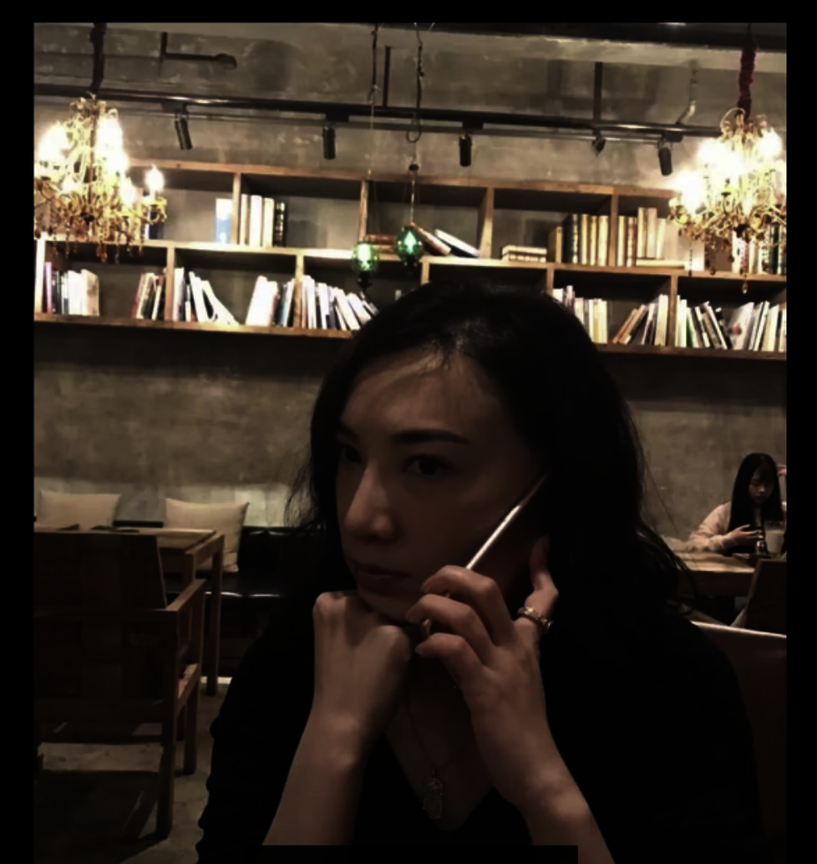
%> input picture different-filtting-compare/yunannan.png, 817 x 864 px, shrunk from 978 x 1034 before the run
$ octave ruihualvbo3.m   (GNU Octave 9; MATLAB toolbox functions it lacks are replaced by stand-ins)
%> lines starting %> are read from the running program, lines starting %| are printed output that depends on the picture
%% Read in image
I = imread('yunannan.png');
%> I is the input picture: size 864x817x3 uint8; mean R, G, B 54.4, 45, 35.5
% yunannan.png
% xiaoguan.png
% tangrenjie.png
% shilichongxiao.png
% guniang.png

%% Convert to grayscale image
Igray = rgb2gray(I);
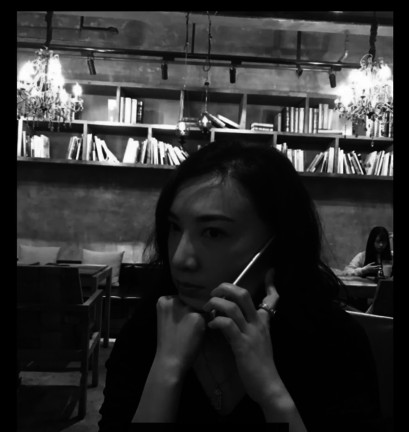
%> Igray: size 864x817 uint8 (shown at 1/2 size); min 0, max 255, mean 46.7

%% Options
% Lapacian gradient
lapw1 = [0 -1 0;-1 4 -1;0 -1 0];
Lap1 = imfilter(Igray, lapw1,'corr','replicate');
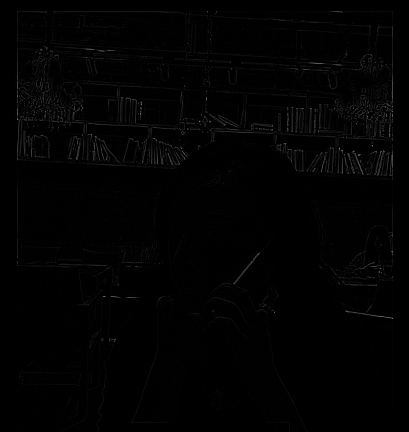
%> Lap1: size 864x817 uint8 (shown at 1/2 size); min 0, max 218, mean 2.1
lapw2 = [-1 -1 -1;-1 8 -1 ;-1 -1 -1];
Lap2 = imfilter(Igray, lapw2,'corr','replicate');
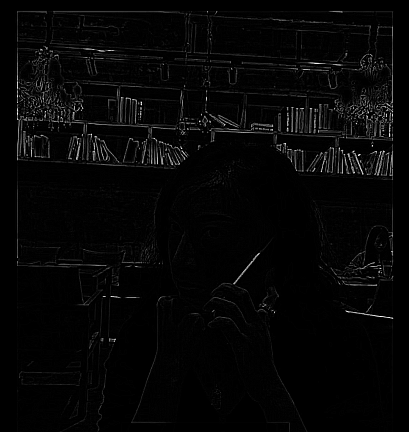
%> Lap2: size 864x817 uint8 (shown at 1/2 size); min 0, max 255, mean 5.9
lapw3 = [1 4 1;4 -20 4;1 4 1];
Lap3 = imfilter(Igray, lapw3,'corr','replicate');
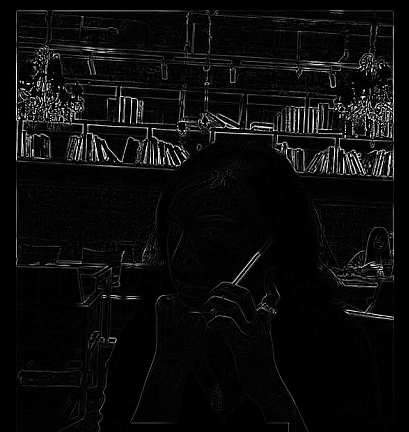
%> Lap3: size 864x817 uint8 (shown at 1/2 size); min 0, max 255, mean 11.7
% Log gradient
h_log = fspecial('log',5,0.5);
I_log = imfilter(Igray,h_log,'corr','replicate');
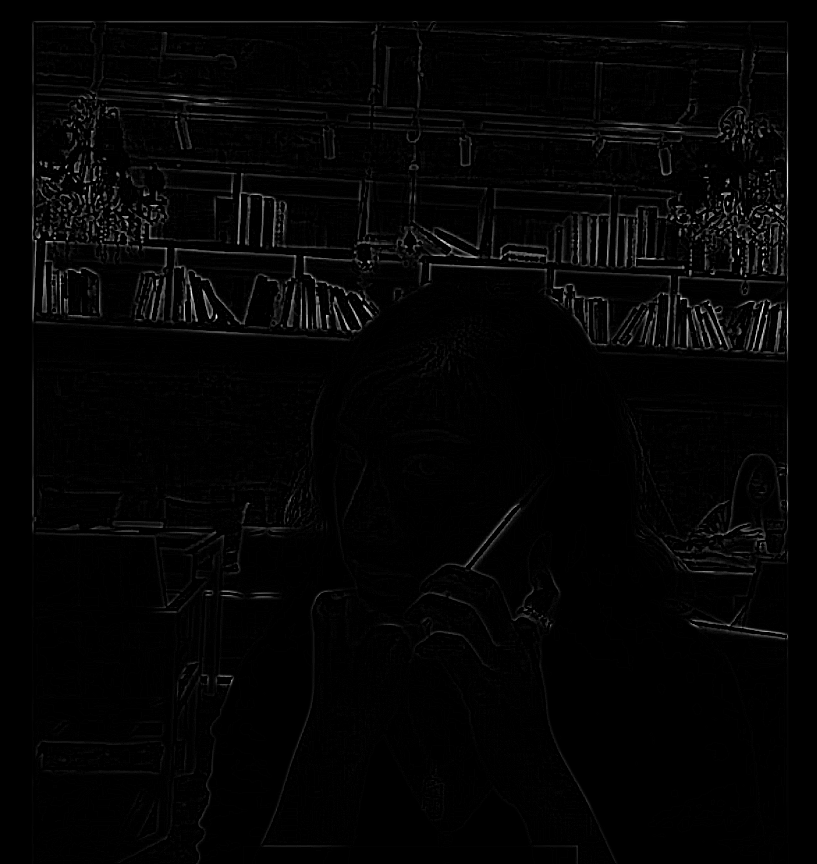
%> I_log: size 864x817 uint8; min 0, max 255, mean 4.2
h_log2 = fspecial('log',5,2);
I_log2 = imfilter(Igray,h_log2,'corr','replicate');

%% Display the image
subplot(2,2,1);
imshow(Igray);
    title('Grayscale Image');
subplot(2,2,2);
imshow(abs(Lap1),[]);
    title('Lapacian ');
    xlabel('[1 4 1;4 -20 4;1 4 1]');
subplot(2,2,3);
imshow(uint8(abs(I_log)),[]),title('LoG');
    xlabel('log,5,0.5');
subplot(2,2,4);
imshow(uint8(abs(I_log2)),[]),title('LoG2');
    xlabel('log,5,2');

$ run again, with median-filtting/tangrenjie.png copied over different-filtting-compare/yunannan.png
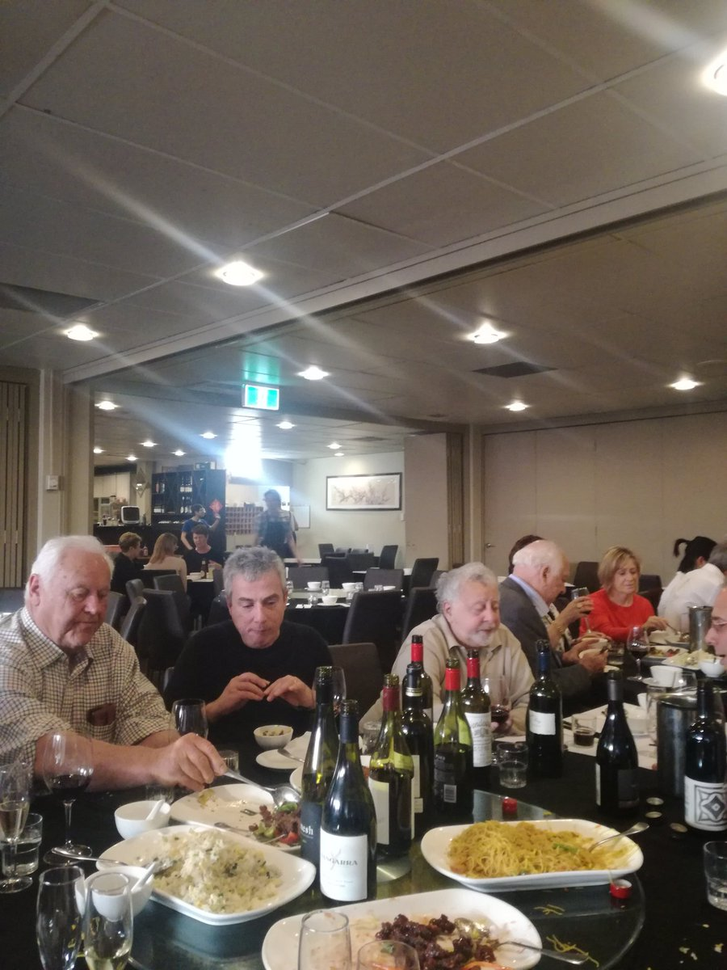
%> input picture median-filtting/tangrenjie.png, 727 x 970 px, shrunk from 900 x 1200 before the run
%> I is the input picture: size 970x727x3 uint8; mean R, G, B 107.4, 97.7, 88.2
%> `Lap3 = imfilter(Igray, lapw3,'corr','replicate');`:
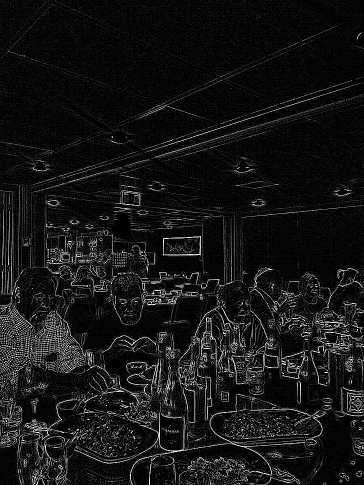
%> Lap3: size 970x727 uint8 (shown at 1/2 size); min 0, max 255, mean 21.5
%> `I_log = imfilter(Igray,h_log,'corr','replicate');`:
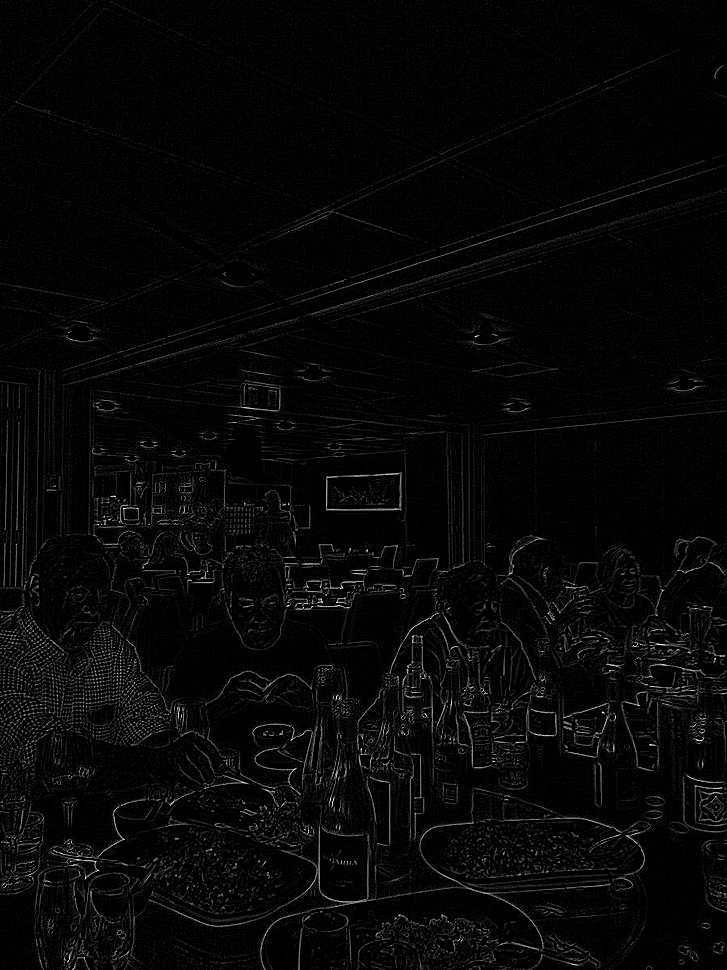
%> I_log: size 970x727 uint8; min 0, max 255, mean 7.1
